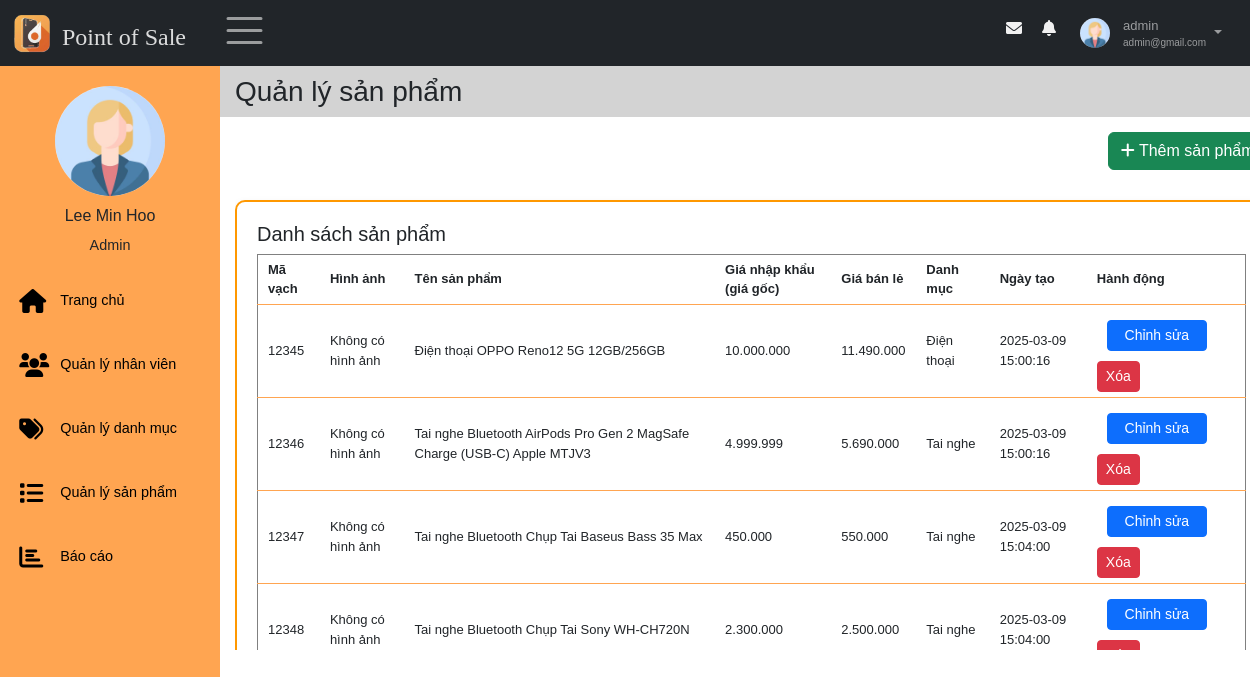
/views/index.php?sidebar=quanlysanpham (signed in), run on the app's committed database.
### tables this page shows
CREATE TABLE `taikhoan` (
  `id` int(11) NOT NULL,
  `id_nhanvien` int(11) NOT NULL,
  `username` varchar(30) NOT NULL,
  `password` varchar(30) NOT NULL,
  `role` enum('Admin','Nhân viên') NOT NULL,
  `trangthai_hd` tinyint(1) NOT NULL,
  `activate_token` varchar(10) DEFAULT NULL,
  `expire_time` int(11) DEFAULT NULL,
  `pass_changed` tinyint(1) DEFAULT NULL,
  `trangthai_khoa` tinyint(1) NOT NULL DEFAULT 0
);

CREATE TABLE `nhanvien` (
  `id` int(11) NOT NULL,
  `hoten` varchar(50) NOT NULL,
  `email` varchar(100) NOT NULL,
  `gioitinh` enum('Nữ','Nam') DEFAULT NULL,
  `sdt` varchar(11) DEFAULT NULL,
  `ngaysinh` date DEFAULT NULL,
  `diachi` varchar(100) DEFAULT NULL,
  `img` varchar(50) DEFAULT NULL
);

CREATE TABLE `sanpham` (
  `mavach` varchar(50) NOT NULL,
  `tensp` varchar(100) NOT NULL,
  `giagoc` decimal(10,0) NOT NULL,
  `giabanle` decimal(10,0) NOT NULL,
  `img` varchar(50) DEFAULT NULL,
  `id_danhmuc` int(11) NOT NULL,
  `ngaytao` timestamp NOT NULL DEFAULT current_timestamp()
);

CREATE TABLE `danhmucsp` (
  `id` int(11) NOT NULL,
  `tendm` varchar(50) NOT NULL,
  `mota` varchar(100) DEFAULT NULL,
  `ngaytao` timestamp NOT NULL DEFAULT current_timestamp(),
  `id_nguoitao` int(11) DEFAULT NULL
);

### models/quanlyhoso/getProfileNV.php (called while the page is built, shortened)
<?php
    $conn = connectDB();
    if (isset($_GET["id_detail"])) {
        $id = $_GET["id_detail"];
    } else {
        $id = $_SESSION["id"];
    }
    if(empty($_SESSION["id"])) {
        header("Location: ../index.php");
        exit();
    }else{
        $sql = "SELECT nhanvien.*, taikhoan.trangthai_khoa, taikhoan.role FROM nhanvien, taikhoan WHERE nhanvien.id = taikhoan.id_nhanvien AND nhanvien.id =" . $id;
    }
    $result = $conn->query($sql);
    if ($result->num_rows > 0) {
        $row = $result->fetch_assoc();
        $profile_img = $row["img"]??"";
    }
?>

### models/danhmuc_sanpham/ShowProduct.php (the view, shortened to what this page needs)
<?php
$conn = connectDB();
$sql = "SELECT sanpham.*, danhmucsp.tendm FROM sanpham
        LEFT JOIN danhmucsp ON sanpham.id_danhmuc = danhmucsp.id";
$result = $conn->query($sql);
if ($result->num_rows > 0) {
    while ($row = $result->fetch_assoc()) {
        echo "<tr data-mavach='{$row["mavach"]}'>";
        echo "<td>" . htmlspecialchars($row["mavach"]) . "</td>";
        $imgPath = $row["img"] ? "images/" . htmlspecialchars($row["img"]) : '';
        $imgSrc = $imgPath && file_exists($imgPath) ? $imgPath : '';
        echo "<td>" . ($imgSrc ? "<img src='{$imgSrc}' width='80' height='80'>" : "Không có hình ảnh") . "</td>";
        echo "<td>" . htmlspecialchars($row["tensp"]) . "</td>";
        echo "<td>" . number_format($row["giagoc"], 0, ',', '.') . "</td>";
        echo "<td>" . number_format($row["giabanle"], 0, ',', '.') . "</td>";
        echo "<td>" . htmlspecialchars($row["tendm"] ?? 'Không có danh mục') . "</td>";
        echo "<td>" . $row["ngaytao"] . "</td>";
        echo "<td>
                <a href='#' class='btn btn-sm btn-primary mr-1 edit-btn'
                   data-mavach='" . htmlspecialchars($row["mavach"], ENT_QUOTES) . "'
                   data-img='" . htmlspecialchars($row["img"], ENT_QUOTES) . "'
                   data-tensp='" . htmlspecialchars($row["tensp"], ENT_QUOTES) . "'
                   data-giagoc='" . $row["giagoc"] . "'
                   data-giabanle='" . $row["giabanle"] . "'
                   data-id_danhmuc='" . $row["id_danhmuc"] . "'
                   data-ngaytao='" . $row["ngaytao"] . "'>Chỉnh sửa</a>
                <a href='#' class='btn btn-sm btn-danger delete-btn'
                   data-mavach='" . htmlspecialchars($row["mavach"], ENT_QUOTES) . "'>Xóa</a>
              </td>";
        echo "</tr>";
    }
} else {
    echo "<tr><td colspan='8'>Không có sản phẩm nào.</td></tr>";
}
?>

### views/pages/nav.php (shortened to what this page needs)
<nav class="navbar navbar-expand-sm bg-dark navbar-dark fixed-top" id="nav">
    <div class="container-fluid">
        <div class="leftnav justify-content-start">
            <a class="logo navbar-brand" href="index.php" data-bs-toggle="tooltip"  title="Về trang chủ">
                <img src="../images/logo.ico" alt="Logo" style="width:40px;" >
                <h4>Point of Sale</h4>
            </a>
            <div class="openclose"><span class="navbar-toggler-icon" style="font-size:30px;cursor:pointer" onclick="open_closeNav() " class = "las la-bars"></span>  </div>
        </div>
        <div class="rightnav justify-content-end">
            <ul  class=" navbar-nav" >
                <li class="nav-item">
                    <a  href="#">
                    <span class = "fa fa-fw fa-envelope"></span>
                    </a></li>
                <li class="nav-item">
                    <a  href="#">
                    <span class = "fa fa-bell"></span>
                    </a></li>
                <li class="nav-item dropdown">
                        <a id="nav-user" class="nav-link dropdown-toggle" href="#" role="button" data-bs-toggle="dropdown">
                            <?php
                            if (empty($profile_img) || $profile_img == "") {
                                $avtPath = "../models/quanlyhoso/imagesNV/user.jpg";
                            } else {
                                $avtPath = "../models/quanlyhoso/imagesNV/" . $profile_img;
                            }
                            ?>
                            <img id="nav-avatar" src = "<?=$avtPath?>" height = "30px"  width = "30px" alt = "Avatar">
                            <div class="infor">
                                <p id ="user"><?= $_SESSION["username"]?></p>
                                <p id="email"><?= $_SESSION["email"]?></p>
                            </div>
                        </a>
                </li>
            </ul>
        </div>
    </div>
</nav>

### views/pages/main/sidebar.php (shortened to what this page needs)
<div class="sidebar"  id="mySidebar" >
    <div class="sidebar-user">
        <img src="<?=$avtPath?>" height = "70px"  width = "70px" alt = "">
            <div>
                <h3><?=$_SESSION['tennv']?></h3>
                <span><?=$_SESSION['role']?></span>
        </div>
    </div>
    <div class="sidebar-menu">
        <ul >
            <li class="item">
                <a class="link" href="index.php">
                    <span class = "fa fa-home"></span>
                    <p class="item-sidebar">Trang chủ</p>
                </a>
            </li>
            <?php if($_SESSION["role"] == "Admin") {
            ?>
                <li class="item">
                    <a class="link" href="index.php?sidebar=quanlynhanvien">
                        <span class = "fa fa-users"></span>
                        <p class="item-sidebar">Quản lý nhân viên</p>
                    </a>
                </li>
                <li class="item">
                    <a class="link" href="index.php?sidebar=quanlydanhmuc">
                        <span class = "fa fa-tags"></span>
                        <p class="item-sidebar">Quản lý danh mục</p>
                    </a>
                </li>
            <?php
            }?>
            <li class="item">
                <a class="link" href="index.php?sidebar=quanlysanpham">
                    <span class = "fa fa-list"></span>
                    <p class="item-sidebar">Quản lý sản phẩm</p>
                </a>
            </li>
            <li class="item">
                <a class="link" href="index.php?sidebar=baocao">
                    <span class = "fa fa-bar-chart"></span>
                    <p class="item-sidebar">Báo cáo</p>
                </a>
            </li>
        </ul>
    </div>
</div>

### views/style.css (style rules this page uses)
* { font-family: 'Poppins', sans-serif; box-sizing: border-box; text-decoration: none; list-style-type: none; padding: 0; margin: 0; }
#nav { position: fixed; }
.nav-item { margin: 5px 8px; }
.logo { display: flex; margin: 0; padding: 0; }
.logo h4 { color: #ffffffd6; margin: 10px 10px 0 10px; font-family:Cambria, Cochin, Georgia, Times, 'Times New Roman', serif; }
.leftnav { display: flex; }
.sidebar { display: flex; flex-direction: column; width: 220px; height: 100%; padding: 15px 0 0 0; background: #ffa551; position: fixed; z-index: 1; overflow-x: hidden; transition: 0.5s; }
.sidebar-user { margin-top: 1rem; text-align: center; }
.sidebar-user img { width: 110px; height: 110px; border-radius: 50%; margin-bottom: 10px; }
.sidebar-user h3 { font-size: 1rem; }
.sidebar-user span { font-size: .9rem; margin-top: .9rem; margin-bottom: .9rem; }
.openclose { margin: 0 10px; }
.sidebar ul { margin-bottom: 2rem; padding: 0; }
.sidebar li { margin-left: .2rem; }
.sidebar-menu { flex-grow: 1; }
.link { font-size: .9rem; display: flex; align-items: center; margin-top: 1.5rem; transition: 0.3s; color: black; padding: 8px 16px; text-decoration: none; }
.item-sidebar { margin: 0; margin-right: 5px; }
.item .link span { width: 25px; }
.sidebar li a span, .sidebar a span { font-size: 1.5rem; display: inline-block; margin-right: 1rem; }
#nav-user { display: flex; padding: 0; }
.infor { margin-left: 10px; display: flex; flex-direction: column; justify-content: center; flex-grow: 1; font-size: x-small; }
.infor p { margin: 0; }
#user { font-size: small; }
#nav-avatar { width: 30px; height: 30px; border-radius: 50%; margin: 3px; }
#nav-user::after { margin: 15px 8px; }
.rightnav>ul>li>a>span { color: #f1f1f1; padding: 5px; }
.cart-table th, .cart-table tbody td { padding: 10px 10px; font-size: small; border-bottom: 1px solid #ffa551; }
.cart-table th, .cart-table tbody td { padding: 5px 10px; font-size: small; border-bottom: 1px solid #ffa551; }
* { font-family: 'Poppins', sans-serif; box-sizing: border-box; margin: 0; padding: 0; }
.edit-btn { margin: 10px; width: 100px; }

### data on the page
taikhoan: id_nhanvien.img (placeholder picture)
sanpham: mavach "12345", img "Không có hình ảnh", tensp "Điện thoại OPPO Reno12 5G 12GB/256GB", giagoc "10.000.000", giabanle "11.490.000", id_danhmuc.tendm "Điện thoại", ngaytao "2025-03-09 15:00:16"
sanpham: mavach "12346", shows "Không có hình ảnh", tensp "Tai nghe Bluetooth AirPods Pro Gen 2 MagSafe Charge (USB-C) Apple MTJV3", giagoc "4.999.999", giabanle "5.690.000", id_danhmuc.tendm "Tai nghe", ngaytao "2025-03-09 15:00:16"
sanpham: mavach "12347", shows "Không có hình ảnh", tensp "Tai nghe Bluetooth Chụp Tai Baseus Bass 35 Max", giagoc "450.000", giabanle "550.000", id_danhmuc.tendm "Tai nghe", ngaytao "2025-03-09 15:04:00"
sanpham: mavach "12348", shows "Không có hình ảnh", tensp "Tai nghe Bluetooth Chụp Tai Sony WH-CH720N", giagoc "2.300.000", giabanle "2.500.000", id_danhmuc.tendm "Tai nghe", ngaytao "2025-03-09 15:04:00"

### other printed values
$_SESSION["username"] "admin"
$_SESSION["email"] "admin@gmail.com"
$_SESSION['tennv'] "Lee Min Hoo"
$_SESSION['role'] "Admin"
